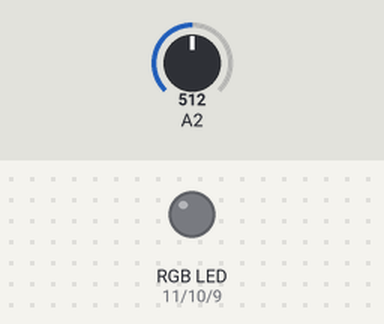
Bench run of a sketch on a simulated Arduino Uno, built with avr-gcc and run on an emulated ATmega328P. Shown: an RGB LED mixed from three pins (HIGH = lit). The inputs (shaded band) are chosen by the test bench; at power-on: A2 = 512. Random numbers use the default seed unless the sketch sets one; what the sketch prints to the serial monitor is not drawn.

Above: at 4.2 s.
4.3 s: A2 set to 126
7.3 s: A2 set to 101
Timing chart, 0 to 36.2 s (numbered marks = the images above; inputs shaded):
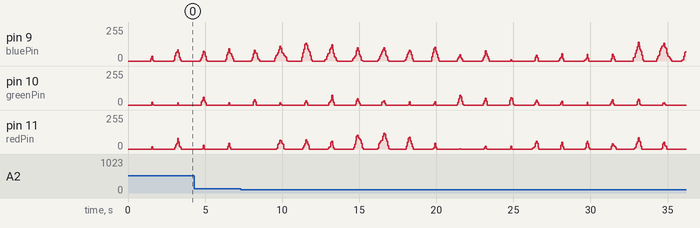

The sketch:

RGB_fading.ino
```cpp
const int redPin = 11;
const int bluePin = 9;
const int greenPin = 10;

int red = 0;
int blue = 0;
int green = 0;

int dimFactor = 0;
int fadeAmount = 20;

void setup() {
  Serial.begin(9600);
  // put your setup code here, to run once:
  pinMode(redPin, OUTPUT);
  pinMode(bluePin, OUTPUT);
  pinMode(greenPin, OUTPUT);

  randomSeed(analogRead(A0));
}

void loop() {

  // put your main code here, to run repeatedly:
  int potentiometer = analogRead(A2);
  int mappedPot = map(potentiometer, 0, 1023, 5, 50);
  Serial.print("Pot:");
  Serial.println(mappedPot);

  dimFactor = dimFactor + fadeAmount;
  Serial.println(dimFactor);

  if (dimFactor <= 0 || dimFactor >= 255){
    fadeAmount = fadeAmount * -1;
  }

  red += random(-15, 16);
  blue += random(-15, 16);
  green += random(-15, 16);

  red = constrain(red, 0, 255);
  green = constrain(green, 0, 255);
  blue = constrain(blue, 0, 255);

  int finalRed   = constrain(red - dimFactor, 0, 255);
  int finalGreen = constrain(green - dimFactor, 0, 255);
  int finalBlue  = constrain(blue - dimFactor, 0, 255);


  analogWrite(redPin, finalRed);
  analogWrite(bluePin, finalBlue);
  analogWrite(greenPin, finalGreen);


  Serial.print("Dim Factor: "); Serial.print(dimFactor);
  Serial.print(" | Red: "); Serial.print(red);
  Serial.print(" | Green: "); Serial.print(green);
  Serial.print(" | Blue: "); Serial.println(blue);


  delay(mappedPot);
}
```
